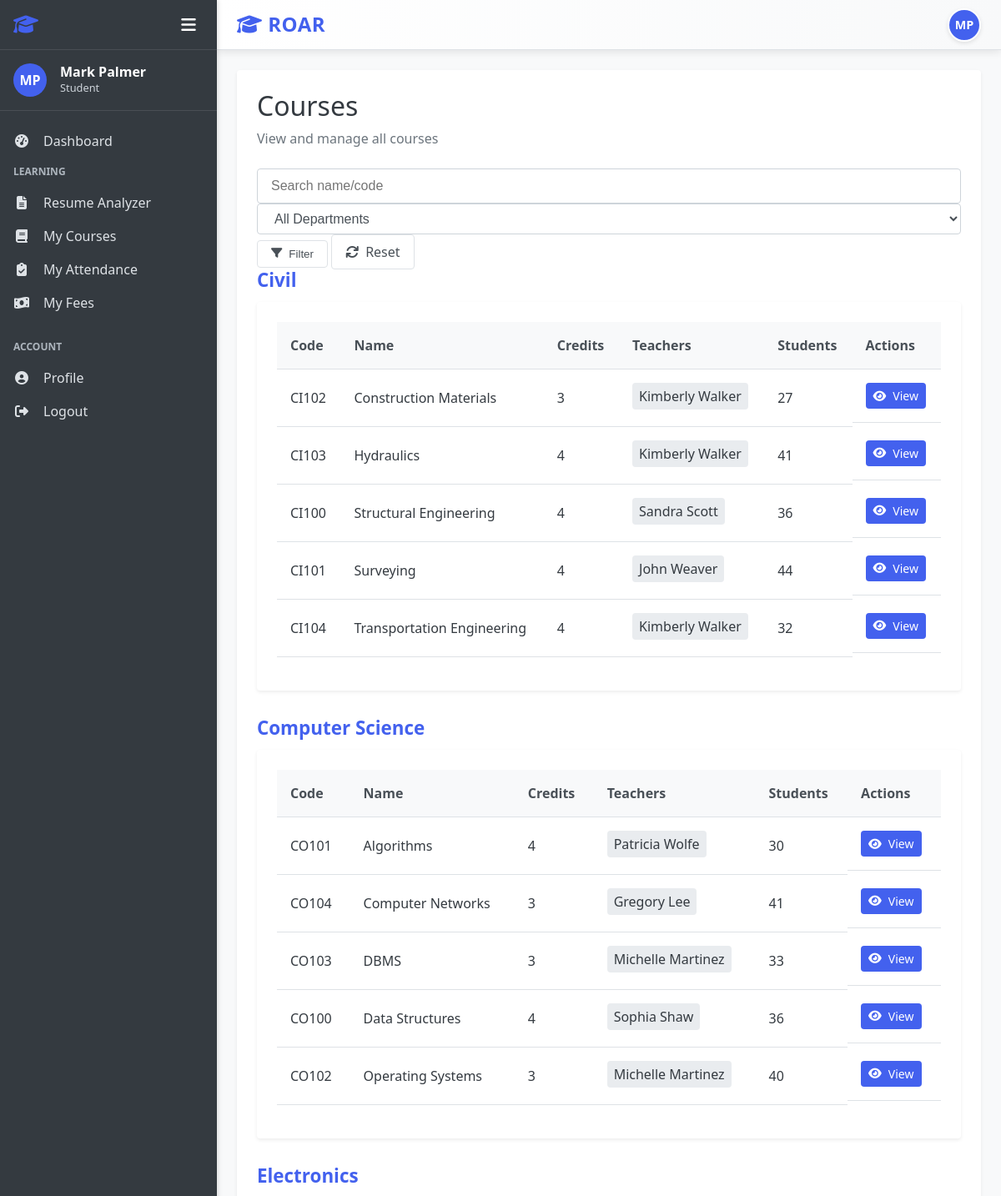
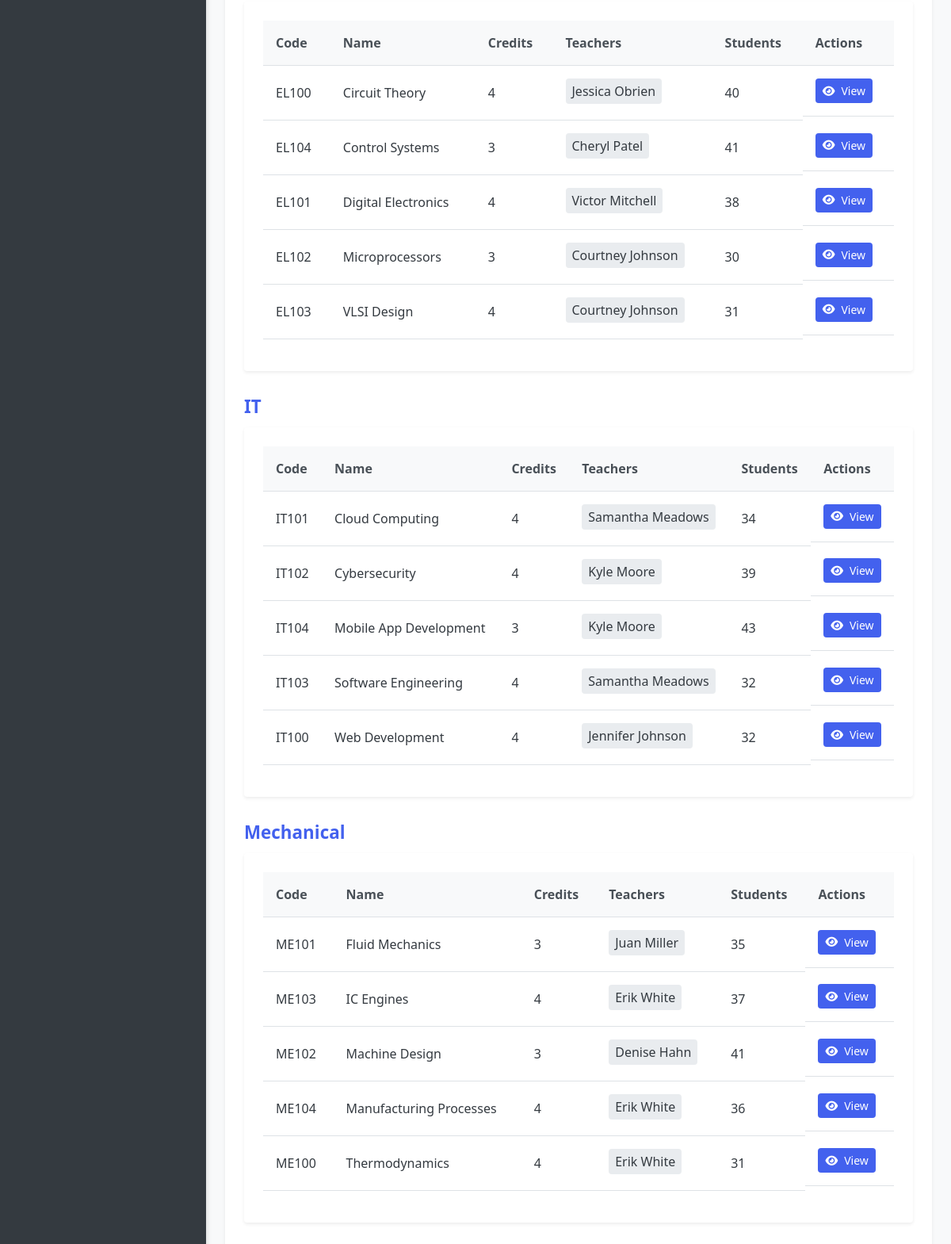
The app's page /courses/ (signed in) with its own data (2 pictures, top to bottom).
### accounts/models.py (models this page shows, shortened)
class User(AbstractUser):
    USER_TYPE_CHOICES = (
        ('admin', 'Admin'),
        ('teacher', 'Teacher'),
        ('student', 'Student'),
    )
    user_type = models.CharField(max_length=10, choices=USER_TYPE_CHOICES, default='student')
    profile_pic = models.ImageField(upload_to='profile_pics/', null=True, blank=True)
    address = models.TextField(null=True, blank=True)
    mobile = models.CharField(max_length=15, null=True, blank=True)
    department = models.ForeignKey(Department, on_delete=models.CASCADE,default=None ,null=True, blank=True)
    @property
    def is_admin(self):
        return self.user_type == 'admin'
    @property
    def is_teacher(self):
        return self.user_type == 'teacher'
    @property
    def is_student(self):
        return self.user_type == 'student'

### courses/models.py (models this page shows, shortened)
class Course(models.Model):
    name = models.CharField(max_length=100)
    code = models.CharField(max_length=20, unique=True)
    description = models.TextField(null=True, blank=True)
    credits = models.PositiveIntegerField(default=3)
    teachers = models.ManyToManyField(Teacher, related_name='courses')
    created_at = models.DateTimeField(auto_now_add=True)
    updated_at = models.DateTimeField(auto_now=True)
    department = models.ForeignKey(Department, on_delete=models.CASCADE, null=True, blank=True)
    class Meta:
        ordering = ['name']

### department/models.py (models this page shows, shortened)
class Department(models.Model):
    name = models.CharField(max_length=100, unique=True)

### teachers/models.py (models this page shows, shortened)
class Teacher(models.Model):
    user = models.OneToOneField(User, on_delete=models.CASCADE, related_name='teacher_profile')
    teacher_id = models.CharField(max_length=20, unique=True)
    date_of_birth = models.DateField(null=True, blank=True)
    gender = models.CharField(max_length=10, choices=(('male', 'Male'), ('female', 'Female'), ('other', 'Other')))
    qualification = models.CharField(max_length=100, null=True, blank=True)
    experience = models.PositiveIntegerField(default=0, help_text='Experience in years')
    date_joined = models.DateField(auto_now_add=True)
    salary = models.DecimalField(max_digits=10, decimal_places=2, null=True, blank=True)
    class Meta:
        ordering = ['user__first_name', 'user__last_name']

### courses/views.py (the view)
# urls.py: path('', views.CourseListView.as_view(), name='course_list'),
class CourseListView(LoginRequiredMixin, ListView):
    model = Course
    template_name = 'courses/course_list.html'
    context_object_name = 'courses'
    paginate_by = None  # No pagination for grouped view
    def get_queryset(self):
        qs = Course.objects.select_related("department").prefetch_related("teachers", "enrollments")
        dept = self.request.GET.get("department", "all")
        if dept != "all":
            qs = qs.filter(department_id=dept)
        search = self.request.GET.get("search", "")
        if search:
            qs = qs.filter(
                Q(name__icontains=search) |
                Q(code__icontains=search)
            )
        return qs.order_by("department__name", "name")
    def get_context_data(self, **kwargs):
        context = super().get_context_data(**kwargs)
        courses = context["courses"]
        from department.models import Department
        grouped = {}
        for course in courses:
            dept = course.department.name if course.department else "Others"
            grouped.setdefault(dept, []).append(course)
        context["grouped_courses"] = grouped
        context["departments"] = Department.objects.all()
        context["selected_department"] = self.request.GET.get("department", "all")
        context["search_query"] = self.request.GET.get("search", "")
        return context

### templates/courses/course_list.html (shortened to what this page needs)
{% extends "base.html" %}
{% block content %}
<div class="dashboard-header">
    <h1>Courses</h1>
    <p>View and manage all courses</p>
</div>
<div class="action-bar">
    <form method="get" class="filter-form">
        <input type="text" name="search" placeholder="Search name/code"
               class="form-control" value="{{ search_query }}">
        <select name="department" class="form-control">
            <option value="all" {% if selected_department == "all" %}selected{% endif %}>All Departments</option>
        </select>
        <button class="btn btn-outline"><i class="fas fa-filter"></i> Filter</button>
        <a href="{% url 'course_list' %}" class="btn btn-outline">
            <i class="fas fa-sync"></i> Reset
        </a>
    </form>
</div>
{% for dept, course_list in grouped_courses.items %}
<div class="department-section">
    <h2 class="dept-title">{{ dept }}</h2>
    <div class="card">
        <div class="card-body">
            <table class="table">
                <thead>
                    <tr>
                        <th>Code</th>
                        <th>Name</th>
                        <th>Credits</th>
                        <th>Teachers</th>
                        <th>Students</th>
                        <th>Actions</th>
                    </tr>
                </thead>
                <tbody>
                    {% for course in course_list %}
                    <tr>
                        <td>{{ course.code }}</td>
                        <td>{{ course.name }}</td>
                        <td>{{ course.credits }}</td>
                        <td>
                            {% for t in course.teachers.all %}
                            <span class="teacher-badge">{{ t.user.get_full_name }}</span>
                            {% empty %}
                            <span class="text-muted">None</span>
                            {% endfor %}
                        </td>
                        <td>{{ course.enrollments.count }}</td>
                        <td class="table-actions">
                            <a href="{% url 'course_detail' course.id %}" class="btn btn-sm btn-primary">
                                <i class="fas fa-eye"></i> View
                            </a>
                        </td>
                    </tr>
                    {% endfor %}
                </tbody>
            </table>
        </div>
    </div>
</div>
{% empty %}
<div class="empty-state">
    <p>No courses available.</p>
</div>
{% endfor %}
{% endblock %}

### templates/base.html (shortened to what this page needs)
<!DOCTYPE html>
<html lang="en">
<head>
    <link rel="stylesheet" href="/static/css/style.css">
    <link rel="stylesheet" href="https://cdnjs.cloudflare.com/ajax/libs/font-awesome/6.4.0/css/all.min.css">
</head>
<body>
    <div class="app-container {% if not user.is_authenticated %}auth-page{% endif %}">
        {% if user.is_authenticated %}
        <aside class="sidebar">
            <div class="sidebar-header">
                <h2><i class="fas fa-graduation-cap"></i> </h2>
                <div class="sidebar-controls">
                    <button class="sidebar-toggle" id="sidebarToggle">
                        <i class="fas fa-bars"></i>
                    </button>
                </div>
            </div>
            <div class="sidebar-user">
                {% if user.profile_pic %}
                    <img src="{{ user.profile_pic.url }}" alt="{{ user.get_full_name }}" class="user-avatar">
                {% else %}
                    <div class="user-avatar-placeholder">
                        {{ user.first_name|first }}{{ user.last_name|first }}
                    </div>
                {% endif %}
                <div class="user-info">
                    <h3 class="user-name">{{ user.get_full_name }}</h3>
                    <p class="user-role">{{ user.get_user_type_display }}</p>
                </div>
            </div>
            <nav class="sidebar-nav">
                <ul>
                    <li><a href="{% url 'dashboard' %}" class="{% if request.path == '/' %}active{% endif %}">
                        <i class="fas fa-tachometer-alt"></i> <span class="menu-text">Dashboard</span>
                    </a></li>
                    {% if user.is_student %}
                    <li class="nav-section">
                        <span class="nav-section-title">Learning</span>
                        <ul>
                            <li><a href="/resume-analyzer" class="{% if '/resume-analyzer/' in request.path %}active{% endif %}">
                                <i class="fas fa-file-alt"></i> <span class="menu-text">Resume Analyzer</span>
                            </a></li>
                            <li><a href="{% url 'student_enrollments' %}">
                                <i class="fas fa-book"></i> <span class="menu-text">My Courses</span>
                            </a></li>
                            <li><a href="{% url 'student_attendance_report' %}">
                                <i class="fas fa-clipboard-check"></i> <span class="menu-text">My Attendance</span>
                            </a></li>
                            <li><a href="{% url 'student_fee_list' %}">
                                <i class="fas fa-money-bill-wave"></i> <span class="menu-text">My Fees</span>
                            </a></li>
                        </ul>
                    </li>
                    {% endif %}
                    <li class="nav-section">
                        <span class="nav-section-title">Account</span>
                        <ul>
                            <li><a href="{% url 'profile' %}">
                                <i class="fas fa-user-circle"></i> <span class="menu-text">Profile</span>
                            </a></li>
                            <li><a href="{% url 'logout' %}">
                                <i class="fas fa-sign-out-alt"></i> <span class="menu-text">Logout</span>
                            </a></li>
                        </ul>
                    </li>
                </ul>
            </nav>
        </aside>
        {% endif %}
        <main class="main-content {% if not user.is_authenticated %}auth-main{% endif %}">
            {% if user.is_authenticated %}
            <header class="main-header">
                <div class="header-left">
                    <h1><i class="fas fa-graduation-cap"></i> ROAR</h1>
                </div>
                <div class="header-right">
                    <div class="header-user">
                        <a href="{% url 'profile' %}" class="user-profile-link">
                            {% if user.profile_pic %}
                            <img src="{{ user.profile_pic.url }}" alt="{{ user.get_full_name }}" class="user-avatar-small">
                            {% else %}
                            <div class="user-avatar-small-placeholder">
                                {{ user.first_name|first }}{{ user.last_name|first }}
                            </div>
                            {% endif %}
                        </a>
                    </div>
                </div>
            </header>
            {% endif %}
            <div class="content-wrapper">
                <div class="content">
                    {% block content %}{% endblock %}
                </div>
            </div>
        </main>
    </div>
</body>
</html>

### templates/courses/course_list.html (style rules this page uses)
.department-section { margin-bottom: 2rem; }
.dept-title { margin-bottom: 0.75rem; font-size: 1.4rem; font-weight: 700; color: var(--primary-color); }
.teacher-badge { display: inline-block; background-color: var(--gray-200); padding: 0.25rem 0.5rem; border-radius: 0.25rem; margin-bottom: 0.25rem; }
.table-actions { white-space: nowrap; }

### records on screen
User: first_name|first "M", last_name|first "P", get_full_name "Mark Palmer", user_type "Student"
Course: name "Civil", code "CI102", name "Construction Materials", credits "3", enrollments.count "27"
Teacher: user.get_full_name "Kimberly Walker"
Course: code "CI103", name "Hydraulics", credits "4", enrollments.count "41"
Course: code "CI100", name "Structural Engineering", credits "4", enrollments.count "36"
Teacher: user.get_full_name "Sandra Scott"
Course: code "CI101", name "Surveying", credits "4", enrollments.count "44"
Teacher: user.get_full_name "John Weaver"
Course: code "CI104", name "Transportation Engineering", credits "4", enrollments.count "32"
Course: name "Computer Science", code "CO101", name "Algorithms", credits "4", enrollments.count "30"
Teacher: user.get_full_name "Patricia Wolfe"
Course: code "CO104", name "Computer Networks", credits "3", enrollments.count "41"
Teacher: user.get_full_name "Gregory Lee"
Course: code "CO103", name "DBMS", credits "3", enrollments.count "33"
Teacher: user.get_full_name "Michelle Martinez"
Course: code "CO100", name "Data Structures", credits "4", enrollments.count "36"
Teacher: user.get_full_name "Sophia Shaw"
Course: code "CO102", name "Operating Systems", credits "3", enrollments.count "40"
Course: name "Electronics", code "EL100", name "Circuit Theory", credits "4", enrollments.count "40"
Teacher: user.get_full_name "Jessica Obrien"
Course: code "EL104", name "Control Systems", credits "3", enrollments.count "41"
Teacher: user.get_full_name "Cheryl Patel"
Course: code "EL101", name "Digital Electronics", credits "4", enrollments.count "38"
Teacher: user.get_full_name "Victor Mitchell"
Course: code "EL102", name "Microprocessors", credits "3", enrollments.count "30"
Teacher: user.get_full_name "Courtney Johnson"
Course: code "EL103", name "VLSI Design", credits "4", enrollments.count "31"
Course: name "IT", code "IT101", name "Cloud Computing", credits "4", enrollments.count "34"
Teacher: user.get_full_name "Samantha Meadows"
Course: code "IT102", name "Cybersecurity", credits "4", enrollments.count "39"
Teacher: user.get_full_name "Kyle Moore"
Course: code "IT104", name "Mobile App Development", credits "3", enrollments.count "43"
Course: code "IT103", name "Software Engineering", credits "4", enrollments.count "32"
Course: code "IT100", name "Web Development", credits "4", enrollments.count "32"
Teacher: user.get_full_name "Jennifer Johnson"
Course: name "Mechanical", code "ME101", name "Fluid Mechanics", credits "3", enrollments.count "35"
Teacher: user.get_full_name "Juan Miller"
Course: code "ME103", name "IC Engines", credits "4", enrollments.count "37"
Teacher: user.get_full_name "Erik White"
Course: code "ME102", name "Machine Design", credits "3", enrollments.count "41"
Teacher: user.get_full_name "Denise Hahn"
Course: code "ME104", name "Manufacturing Processes", credits "4", enrollments.count "36"
Course: code "ME100", name "Thermodynamics", credits "4", enrollments.count "31"
